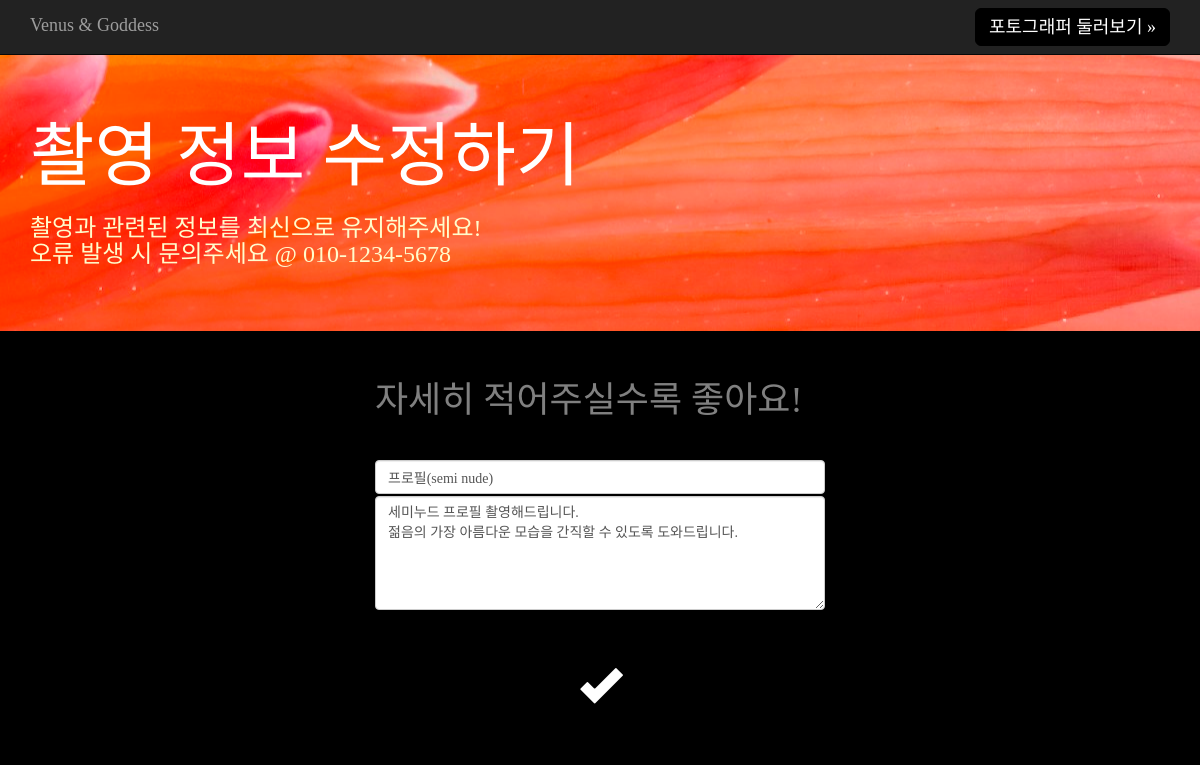
Page /edit/2/ on the committed database.
### blog/models.py (models this page shows, shortened)
class Post(models.Model):
    author = models.ForeignKey('auth.User')
    title = models.CharField(max_length=200)
    text = models.TextField(null=False)
    created_date = models.DateTimeField(default=timezone.now)
    published_date = models.DateTimeField(blank=True, null=True)

### blog/views.py (the view)
# urls.py: url(r'^edit/(?P<pk>\d+)/$', views.edit, name = 'edit'),
def edit(request, pk):
    post = get_object_or_404(Post, pk=pk)
    if request.method == "POST":                # POST
        post.author = request.user
        post.title = request.POST['title']
        post.text = request.POST['content']
        post.published_date = timezone.now()
        post.save()
        return redirect('index')
    else:
        context={'post' : post}                 # GET (삭제 전에 먼저 해당 post 를 담아주는 것)
        return render(request, 'blog/post_edit.html', context)

### blog/templates/blog/post_edit.html (shortened to what this page needs)
{% extends "blog/base.html" %}
{% block content %}
<div class="jumbotron" style="background-image: url('/static/blog/images/bgimage.jpg'); background-position: right;}">
  <div class="container">
    <h1 style="color: white; font-size: 70px;">촬영 정보 수정하기<h1>
    <p style="color: #fffccc; font-family: 'Hanna', serif; font-size: 24px;">촬영과 관련된 정보를 최신으로 유지해주세요!<br>
    오류 발생 시 문의주세요 @ 010-1234-5678 </p>
  </div>
</div>
<div class = "container" style="width: 40%;">
    <h1 style = "color:gray;">자세히 적어주실수록 좋아요!</h1>
    <form style = "margin-bottom: 20px;" action="{% url 'edit' pk=post.pk %}" method="POST">
        <input style="margin-bottom: 2px;" class="form-control" value="{{post.title}}" type ="text" id="title" name="title">
        <textarea class="form-control" id="content" rows=5 name="content">{{post.text}}</textarea>
        <p align="center">
            <button type="submit" class="btn btn-warning" style="margin-top: 5px;background-color: black;">
                <span class="glyphicon glyphicon-ok" style="font-size: 3em;"></span>
            </button>
        </p>
    </form>
</div>
{% endblock %}

### blog/static/blog/css/jumbotron.css (style rules this page uses)
body { padding-top: 50px; padding-bottom: 20px; }

### blog/templates/blog/base.html (style rules this page uses)
.btn-warning { border-color: black; }

### rows in the picture
Post: title "프로필(semi nude)", content "세미누드 프로필 촬영해드립니다. 젊음의 가장 아름다운 모습을 간직할 수 있도록 도와드립니다."
